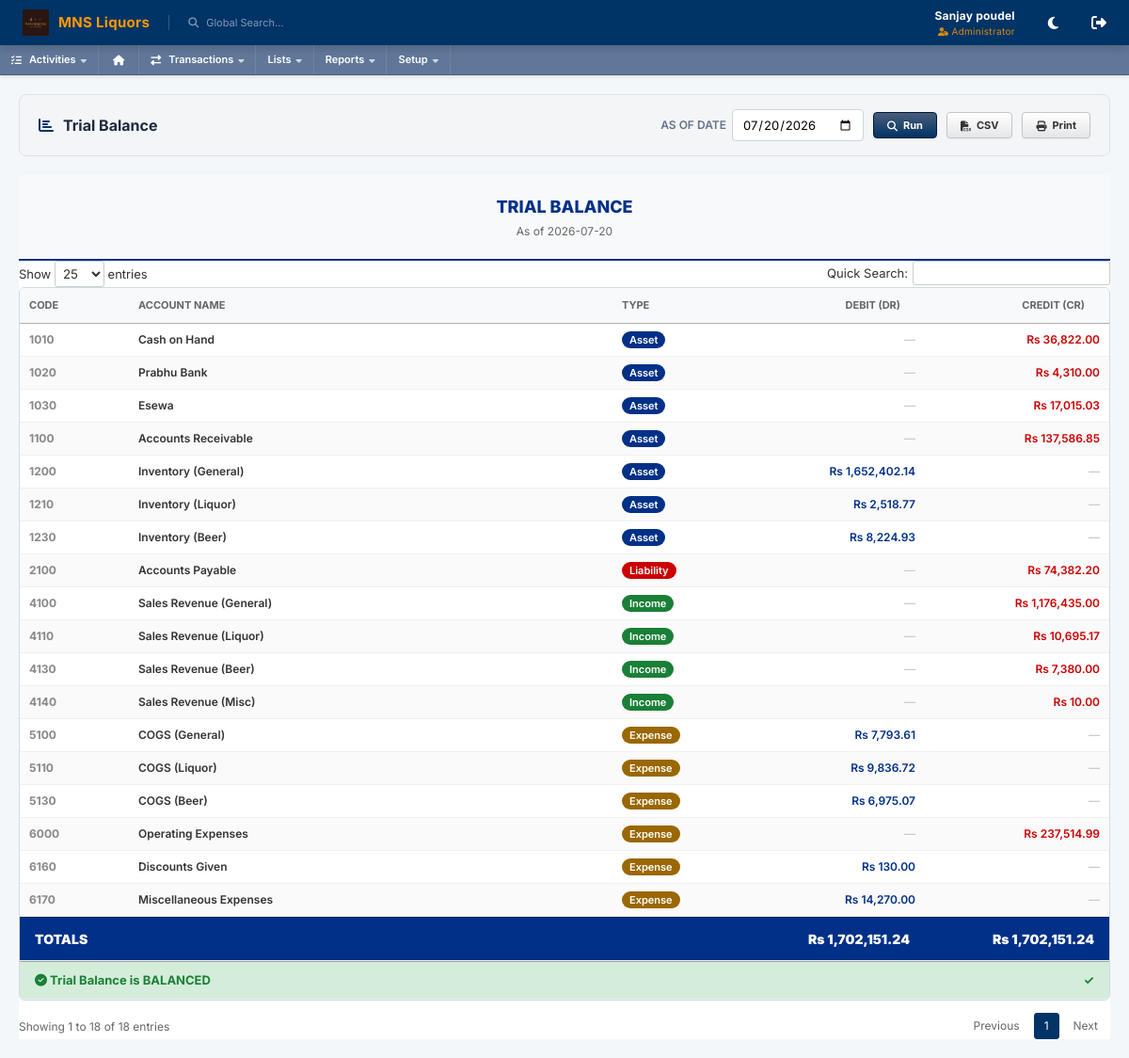
The page /index.php?page=reports/financial/trial_balance (signed in) on the database its author committed.
### tables this page shows
CREATE TABLE `system_info` (
  `id` int(30) NOT NULL,
  `meta_field` text NOT NULL,
  `meta_value` text NOT NULL
);

### forms/modules/reports/financial/trial_balance_list.php (the view, shortened to what the rows shown need)
<?php
require_once 'database/DBConnection.php';
require_once 'forms/modules/reports/rpt_helpers.php';
$today = date('Y-m-d');
$as_of = $_GET['as_of'] ?? $today;
require_once 'api/reference_helper.php';
$start_date = get_report_start_date($as_of);
$sql = "
    SELECT
        a.account_code,
        a.account_name,
        a.account_type,
        SUM(CASE WHEN j.entry_type = 'debit' THEN j.amount ELSE 0 END) as total_debit,
        SUM(CASE WHEN j.entry_type = 'credit' THEN j.amount ELSE 0 END) as total_credit
    FROM accounts a
    JOIN journal_entries j ON a.id = j.account_id
    JOIN transaction_headers h ON j.header_id = h.id
    WHERE j.entry_date BETWEEN ? AND ? AND a.is_deleted = 0 AND h.is_deleted = 0 AND h.status NOT IN ('void', 'voided', 'draft')
    GROUP BY a.id, a.account_code, a.account_name, a.account_type
    HAVING (total_debit != 0 OR total_credit != 0)
    ORDER BY a.account_code ASC
";
$gl_data = $db->fetchAll($sql, [$start_date, $as_of]);
$rows = [];
$debit_total  = 0.0;
$credit_total = 0.0;
foreach ($gl_data as $data) {
    $net = $data['total_debit'] - $data['total_credit'];
    $dr = 0;
    $cr = 0;
    if ($net > 0) {
        $dr = abs($net);
    } else {
        $cr = abs($net);
    }
    if ($dr != 0 || $cr != 0) {
        $rows[] = [
            'code'   => $data['account_code'],
            'name'   => $data['account_name'],
            'type'   => ucfirst($data['account_type']),
            'debit'  => $dr,
            'credit' => $cr
        ];
        $debit_total  += $dr;
        $credit_total += $cr;
    }
}
$difference = abs($debit_total - $credit_total);
$is_balanced = $difference < 0.05;
$type_colors = [
    'Asset'     => '#003087',
    'Liability' => '#c00',
    'Income'    => '#1a7f37',
    'Expense'   => '#9a6700',
    'Equity'    => '#6f42c1'
];
?>
<div class="ns-portlet">
  <div class="ns-portlet-content" style="padding:0">
    <div style="text-align:center;padding:20px;border-bottom:2px solid #003087;background:#f8f9fa">
      <div style="font-size:18px;font-weight:800;color:#003087">TRIAL BALANCE</div>
      <div style="font-size:12px;color:#666;margin-top:4px">As of <?= rpt_date($as_of) ?></div>
    </div>
    <table class="ns-table" id="tbl-trial">
      <thead>
        <tr>
          <th style="width:80px">Code</th>
          <th>Account Name</th>
          <th style="width:100px">Type</th>
          <th style="text-align:right;width:160px">Debit (Dr)</th>
          <th style="text-align:right;width:160px">Credit (Cr)</th>
        </tr>
      </thead>
      <tbody>
      <?php if (!empty($rows)): foreach ($rows as $r):
        $tc = $type_colors[$r['type']] ?? '#888';
      ?>
        <tr>
          <td style="font-weight:700;color:#888;font-size:12px"><?= $r['code'] ?></td>
          <td style="font-weight:600"><?= $r['name'] ?></td>
          <td>
            <span style="background:<?= $tc ?>;color:#fff;padding:2px 8px;border-radius:10px;font-size:11px;font-weight:600">
              <?= $r['type'] ?>
            </span>
          </td>
          <td style="text-align:right;font-weight:600;color:<?= $r['debit']>0?'#003087':'#ccc' ?>">
            <?= $r['debit'] > 0 ? rpt_currency($r['debit']) : '—' ?>
          </td>
          <td style="text-align:right;font-weight:600;color:<?= $r['credit']>0?'#c00':'#ccc' ?>">
            <?= $r['credit'] > 0 ? rpt_currency($r['credit']) : '—' ?>
          </td>
        </tr>
      <?php endforeach; endif; ?>
      </tbody>
      <tfoot>
        <tr style="background:#003087;color:#fff;font-weight:900;font-size:14px">
          <td colspan="3" style="padding:12px 16px">TOTALS</td>
          <td style="text-align:right;padding:12px 16px"><?= rpt_currency($debit_total) ?></td>
          <td style="text-align:right;padding:12px 16px"><?= rpt_currency($credit_total) ?></td>
        </tr>
        <tr style="background:<?= $is_balanced?'#d4edda':'#f8d7da' ?>;font-weight:700;font-size:13px">
          <td colspan="3" style="padding:10px 16px;color:<?= $is_balanced?'#1a7f37':'#842029' ?>">
            <?= $is_balanced
              ? '<i class="fas fa-check-circle"></i> Trial Balance is BALANCED'
              : '<i class="fas fa-exclamation-triangle"></i> UNBALANCED — Difference' ?>
          </td>
          <td colspan="2" style="text-align:right;padding:10px 16px;color:<?= $is_balanced?'#1a7f37':'#842029' ?>">
            <?= $is_balanced ? '✓' : rpt_currency($difference) ?>
          </td>
        </tr>
      </tfoot>
    </table>
  </div>
</div>

### index.php (shortened to what the rows shown need)
<?php
require_once 'database/DBConnection.php';
require_once 'api/reference_helper.php';
$error = "";
$is_logged_in = isset($_SESSION['user_id']);
if (!isset($db)) $db = db();
try {
    $sys_logo = $db->fetchOne("SELECT meta_value FROM system_info WHERE meta_field = 'logo'")['meta_value'] ?? '';
    $sys_name = $db->fetchOne("SELECT meta_value FROM system_info WHERE meta_field = 'name'")['meta_value'] ?? 'SMS ERP';
} catch (Exception $e) {
    $sys_logo = '';
    $sys_name = 'SMS ERP';
}
if ($is_logged_in) {
    $page = $_GET['page'] ?? 'home';
    $is_print_page = (strpos($page, '/print') !== false || strpos($page, 'print/') !== false || $page === 'print');
}
?>
<!DOCTYPE html>
<html lang="en">
<head>
    <link rel="stylesheet" href="assets/css/style.css?v=<?php echo time(); ?>">
    <link rel="stylesheet" href="https://cdnjs.cloudflare.com/ajax/libs/font-awesome/6.4.0/css/all.min.css">
    <link rel="stylesheet" href="https://cdn.datatables.net/1.13.6/css/jquery.dataTables.min.css">
</head>
<body class="<?php echo $is_logged_in ? '' : 'auth-page'; ?>">
    <?php if (!$is_logged_in): ?>
        <div class="auth-container">
            <?php
            $login_logo_abs = !empty($sys_logo) ? (__DIR__ . DIRECTORY_SEPARATOR . str_replace('/', DIRECTORY_SEPARATOR, $sys_logo)) : '';
            ?>
            <div style="text-align:center; margin-bottom:20px;">
                <?php if (!empty($sys_logo) && file_exists(__DIR__ . '/' . $sys_logo)): ?>
                    <div style="margin-bottom:15px; display: flex; justify-content: center; align-items: center;">
                        <img src="<?php echo htmlspecialchars($sys_logo); ?>" alt="Logo" style="max-height: 85px; max-width: 200px; object-fit: contain; filter: drop-shadow(0 4px 8px rgba(0,0,0,0.35)); border-radius: 4px;">
                    </div>
                <?php else: ?>
                    <div style="font-size:40px; color:rgba(255,255,255,0.8); margin-bottom:10px;"><i class="fas fa-cube"></i></div>
                <?php endif; ?>
                <div style="font-size:20px; font-weight:700; color:#fff; letter-spacing:0.5px;"><?php echo htmlspecialchars($sys_name); ?></div>
            </div>
            <div class="glass-card">
                <div class="auth-header">
                    <h1>Welcome Back</h1>
                    <p>Enter your credentials to access your account</p>
                </div>
                <?php if ($error): ?>
                    <div class="alert alert-danger">
                        <?php echo $error; ?>
                    </div>
                <?php endif; ?>
                <form method="POST" action="">
                    <div class="form-group">
                        <label for="username">Username</label>
                        <input type="text" id="username" name="username" class="form-input" placeholder="Enter username"
                            required autofocus>
                    </div>
                    <div class="form-group">
                        <label for="password">Password</label>
                        <div class="password-wrapper">
                            <input type="password" id="password" name="password" class="form-input" placeholder="••••••••"
                                required>
                            <button type="button" id="togglePassword" class="toggle-password">
                                <i class="fas fa-eye" id="eyeIcon"></i>
                            </button>
                        </div>
                    </div>
                    <button type="submit" class="btn-primary">Sign In</button>
                </form>
            </div>
        </div>
        <script>
            document.addEventListener('DOMContentLoaded', function () {
                const togglePassword = document.querySelector('#togglePassword');
                const password = document.querySelector('#password');
                const eyeIcon = document.querySelector('#eyeIcon');
                if (togglePassword) {
                    togglePassword.addEventListener('click', function (e) {
                        const type = password.getAttribute('type') === 'password' ? 'text' : 'password';
                        password.setAttribute('type', type);
                        eyeIcon.classList.toggle('fa-eye');
                        eyeIcon.classList.toggle('fa-eye-slash');
                    });
                }
            });
        </script>
    <?php else: ?>
        <header class="ns-header">
            <div style="display: flex; align-items: center; gap: 20px;">
                <div class="ns-logo" style="display: flex; align-items: center; gap: 10px;">
                    <?php if (!empty($sys_logo) && file_exists(__DIR__ . '/' . $sys_logo)): ?>
                        <img src="<?php echo htmlspecialchars($sys_logo); ?>" alt="Logo" style="height:28px; max-width: 120px; object-fit: contain; border-radius: 2px; vertical-align: middle;">
                    <?php else: ?>
                        <i class="fas fa-cube" style="font-size:22px;"></i>
                    <?php endif; ?>
                    <span style="font-size:15px; font-weight:700; letter-spacing:0.3px;"><?php echo htmlspecialchars($sys_name); ?></span>
                </div>
                <div
                    style="font-size: 11px; color: rgba(255,255,255,0.5); border-left: 1px solid rgba(255,255,255,0.2); padding-left: 20px; cursor: pointer;">
                    <i class="fas fa-search" style="margin-right: 5px;"></i> Global Search...
                </div>
            </div>
            <div style="display: flex; align-items: center; gap: 20px;">
                <div style="text-align: right; margin-right: 15px;">
<?php
    $displayName = $_SESSION['full_name'] ?? $_SESSION['username'] ?? 'User';
    $rawRole = strtolower($_SESSION['role'] ?? 'user');
    $roleMap = [
        'admin' => 'Administrator',
        'manager' => 'Manager',
    ];
    $displayRole = $roleMap[$rawRole] ?? ucfirst($rawRole);
?>
<div style="font-size: 12px; font-weight: bold; letter-spacing: 0.2px;">
    <?php echo htmlspecialchars($displayName); ?>
</div>
<div style="font-size: 10px; color: var(--ns-accent); opacity: 0.85; text-transform: capitalize; letter-spacing: 0.3px;">
    <i class="fas fa-user-tag" style="margin-right: 3px; font-size: 9px;"></i><?php echo htmlspecialchars($displayRole); ?>
</div>
                </div>
                <button id="ns-theme-toggle" title="Toggle Theme" style="background: none; border: none; color: white; font-size: 15px; cursor: pointer; transition: var(--ns-transition); margin-right: 15px; display: inline-flex; align-items: center; justify-content: center;" onmouseover="this.style.color='var(--ns-accent)'" onmouseout="this.style.color='white'">
                    <i class="fas fa-moon"></i>
                </button>
                <a href="logout.php" style="color: white; font-size: 16px; transition: var(--ns-transition);" title="Logout"
                    onmouseover="this.style.color='var(--ns-accent)'" onmouseout="this.style.color='white'"><i
                        class="fas fa-sign-out-alt"></i></a>
            </div>
        </header>
        <nav class="ns-nav">
            <div class="ns-nav-item">
                <i class="fas fa-tasks" style="margin-right: 8px;"></i> Activities <i class="fas fa-caret-down"
                    style="margin-left: 5px; font-size: 10px; opacity: 0.7;"></i>
            </div>
            <a href="?page=home" class="ns-nav-item" title="Dashboard" style="padding: 0 15px;"><i
                    class="fas fa-home"></i></a>
            <div class="ns-nav-item">
                <i class="fas fa-exchange-alt" style="margin-right: 8px;"></i> Transactions <i class="fas fa-caret-down"
                    style="margin-left: 5px; font-size: 10px; opacity: 0.7;"></i>
            </div>
            <div class="ns-nav-item">
                Lists <i class="fas fa-caret-down" style="margin-left: 5px; font-size: 10px; opacity: 0.7;"></i>
            </div>
            <div class="ns-nav-item">
                Reports <i class="fas fa-caret-down" style="margin-left: 5px; font-size: 10px; opacity: 0.7;"></i>
            </div>
            <div class="ns-nav-item">
                Setup <i class="fas fa-caret-down" style="margin-left: 5px; font-size: 10px; opacity: 0.7;"></i>
            </div>
        </nav>
        <div class="ns-content <?php echo ($page === 'home' || $page === 'print' || $is_print_page) ? 'ns-content-flush' : ''; ?>">
            <?php
            if ($page == 'home' || $page == 'home-v3') {
                include 'home.php';
            } else {
                $page = str_replace(['../', '..\\'], '', $page);
                $page = preg_replace('/[^a-zA-Z0-9\/_\-]/', '', $page);
                $parts = explode('/', $page);
                $count = count($parts);
                if ($count > 0) {
                    $action = $parts[$count - 1];
                    $dir_path = implode('/', array_slice($parts, 0, $count - 1));
                    if ($action == 'manage') {
                        $module_name = $parts[$count - 2];
                        if ($module_name == 'users') $module_name = 'user';
                        $page_path = "forms/modules/" . $dir_path . "/" . $module_name . "_manage.php";
                    } elseif ($action == 'view' || $action == 'print') {
                        $page_path = "forms/modules/" . $dir_path . "/" . $action . ".php";
                    } else {
                        $module_name = $action;
                        $page_path = "forms/modules/" . $page . "/" . $module_name . "_list.php";
                        if (!file_exists($page_path)) {
                            $page_path = "forms/modules/" . $dir_path . "/" . $module_name . "_list.php";
                        }
                    }
                    if (file_exists($page_path)) {
                        include $page_path;
                    }
                }
            }
            ?>
        </div>
    <?php endif; ?>
</body>
</html>

### rows shown on the page
system_info: meta_value (picture)
system_info: meta_value "MNS Liquors"
system_info: meta_value "2026-07-20"
system_info: meta_value "Rs 36,822.00", meta_value "Rs 4,310.00", meta_value "Rs 17,015.03", meta_value "Rs 137,586.85", meta_value "Rs 1,652,402.14", meta_value "Rs 2,518.77", meta_value "Rs 8,224.93", meta_value "Rs 74,382.20", meta_value "Rs 1,176,435.00", meta_value "Rs 1,702,151.24"

### other values the page prints
$displayName "Sanjay poudel"
$displayRole "Administrator"
$title "Trial Balance"
$f['label'] "AS OF DATE"
$r['code'] "1010"
$r['name'] "Cash on Hand"
$r['type'] "Asset"
$r['code'] "1020"
$r['name'] "Prabhu Bank"
$r['code'] "1030"
$r['name'] "Esewa"
$r['code'] "1100"
$r['name'] "Accounts Receivable"
$r['code'] "1200"
$r['name'] "Inventory (General)"
